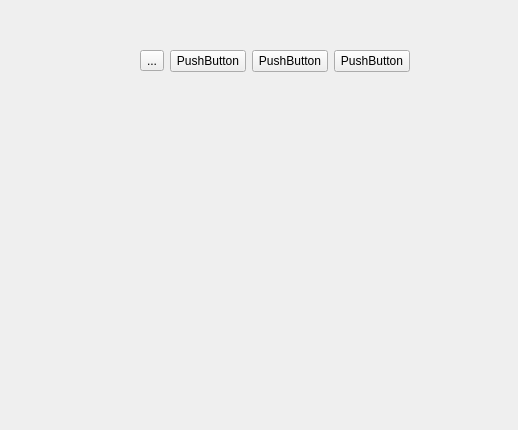
<?xml version="1.0" encoding="UTF-8"?>
<ui version="4.0">
 <class>Form</class>
 <widget class="QWidget" name="Form">
  <property name="geometry">
   <rect>
    <x>0</x>
    <y>0</y>
    <width>518</width>
    <height>430</height>
   </rect>
  </property>
  <property name="windowTitle">
   <string>Form</string>
  </property>
  <widget class="QWidget" name="horizontalLayoutWidget">
   <property name="geometry">
    <rect>
     <x>140</x>
     <y>50</y>
     <width>270</width>
     <height>80</height>
    </rect>
   </property>
   <layout class="QHBoxLayout" name="horizontalLayout">
    <property name="sizeConstraint">
     <enum>QLayout::SetMaximumSize</enum>
    </property>
    <item>
     <widget class="QToolButton" name="toolButton">
      <property name="text">
       <string>...</string>
      </property>
     </widget>
    </item>
    <item>
     <widget class="QPushButton" name="pushButton_2">
      <property name="text">
       <string>PushButton</string>
      </property>
     </widget>
    </item>
    <item>
     <widget class="QPushButton" name="pushButton">
      <property name="text">
       <string>PushButton</string>
      </property>
     </widget>
    </item>
    <item>
     <widget class="QPushButton" name="pushButton_3">
      <property name="text">
       <string>PushButton</string>
      </property>
     </widget>
    </item>
   </layout>
  </widget>
 </widget>
 <resources/>
 <connections/>
</ui>
